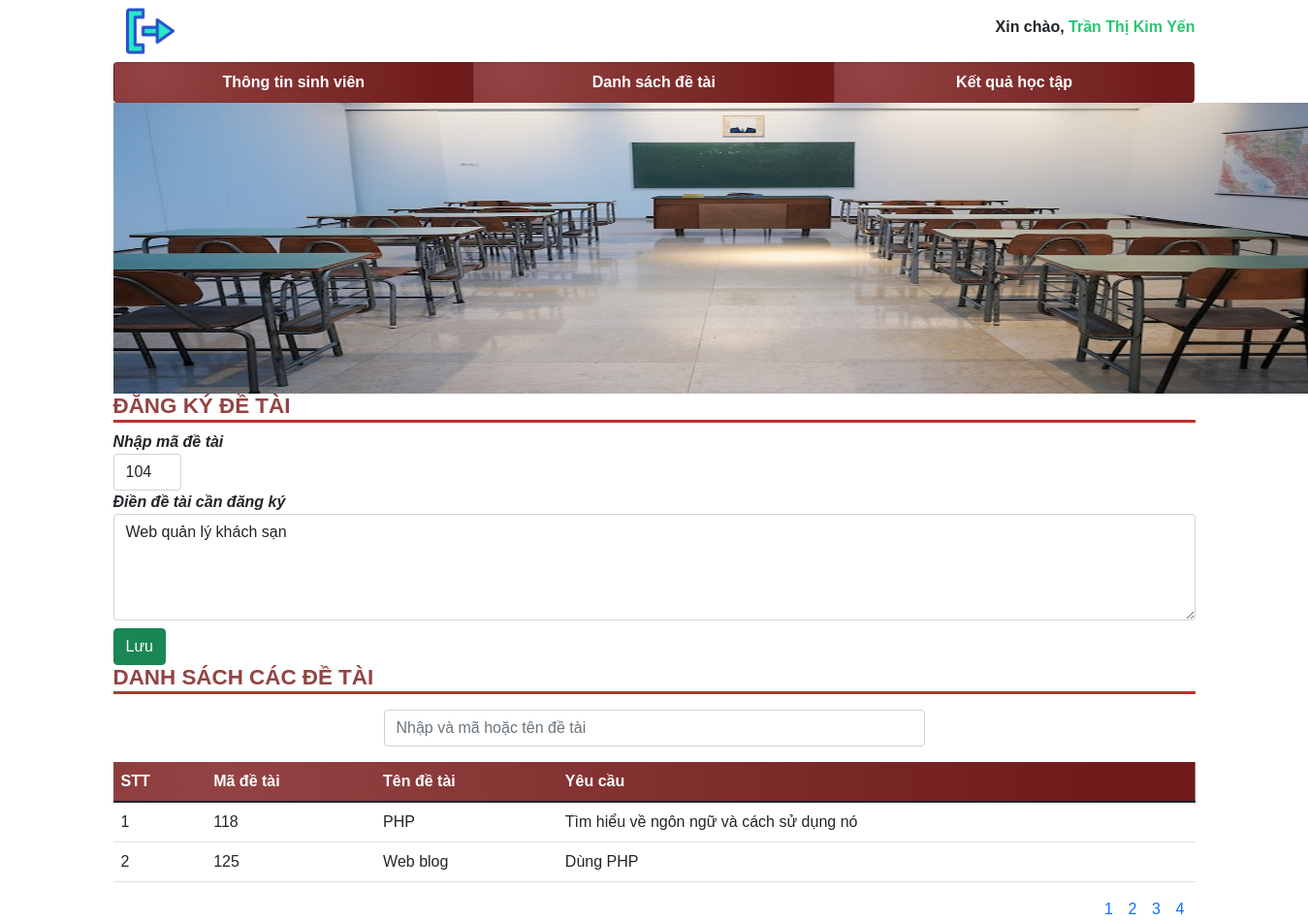
The page /luanvan/sinhvien/detai.php?trang=4 (signed in) on the database its author committed.
### tables this page shows
CREATE TABLE `sinhvien` (
  `id` int(10) NOT NULL,
  `mssv` varchar(10) NOT NULL,
  `matkhau` varchar(50) NOT NULL,
  `hoten` varchar(50) NOT NULL,
  `ngaysinh` date NOT NULL,
  `quequan` varchar(50) NOT NULL,
  `gioitinh` varchar(7) NOT NULL,
  `sodienthoai` varchar(12) NOT NULL,
  `email` varchar(50) NOT NULL,
  `nganh` varchar(20) NOT NULL,
  `kiemtra` int(2) NOT NULL,
  `id_lop` int(10) NOT NULL
);

CREATE TABLE `dangkydetai` (
  `id` int(10) NOT NULL,
  `idsv` int(10) NOT NULL,
  `iddetai` int(10) NOT NULL,
  `trangthai` int(2) NOT NULL,
  `phanhoi` varchar(50) NOT NULL
);

CREATE TABLE `detai` (
  `id` int(10) NOT NULL,
  `madetai` varchar(50) NOT NULL,
  `tendetai` varchar(50) NOT NULL,
  `noidung` varchar(50) NOT NULL
);

### luanvan/sinhvien/detai.php (the view, shortened to what this page needs)
<?php
    require_once 'include/header.php';
?>
        <section class="detai">
            <h4>ĐĂNG KÝ ĐỀ TÀI</h4>
            <div>
                <form action="">
                    <?php
                        $sql = "SELECT * FROM `dangkydetai`,detai,sinhvien where detai.id = dangkydetai.iddetai and sinhvien.id = dangkydetai.idsv and sinhvien.id=$idsv";
                        $res = mysqli_query($conn,$sql);
                        $rows = mysqli_fetch_assoc($res);
                    ?>
                    <label for="dangkydetai" style="font-weight:bold"><i>Nhập mã đề tài</i></label>
                    <input value="<?php  if(isset($rows['madetai']) ){echo $rows['madetai'];} ?>" type="text" <?php if(isset($rows['kiemtra']) && $rows['kiemtra'] == 1){echo "disabled";} ?> class="form-control" id="madetai" style="width:70px">
                    <label for="dangkydetai" style="font-weight:bold"><i>Điền đề tài cần đăng ký</i></label>
                    <textarea <?php if(isset($rows['kiemtra']) && $rows['kiemtra'] == 1){echo "disabled";} ?> class="form-control" id="tendetai" placeholder="Ghi rõ mã và tên đề tài"  rows="4"><?php  if(isset($rows['tendetai']) ){echo $rows['tendetai'];} ?></textarea>
                    <button <?php if(isset($rows['kiemtra']) && $rows['kiemtra'] == 1){echo "disabled";} ?>  class="btn btn-success mt-2" id="luudetai">Lưu</button>
                </form>
            </div>
            <h4>DANH SÁCH CÁC ĐỀ TÀI</h4>
            <div class="mt-3 mb-3">
                <input type="text" id="tim_kiem_de_tai" class="form-control" style="width:50%;margin:0 auto" placeholder="Nhập và mã hoặc tên đề tài">
            </div>
            <table class="table">
                <thead >
                    <th>STT</th>
                    <th>Mã đề tài</th>
                    <th>Tên đề tài</th>
                    <th>Yêu cầu</th>
                </thead>
                <tbody id="detai">
                    <?php
                        $trang = 1;
                        if(isset($_GET['trang'])){
                            $trang = $_GET['trang'];
                        }
                        $from = ($trang-1)*$sotin1trang;
                        $sql = "SELECT * FROM detai order by madetai asc limit $from,$sotin1trang";
                        $res = mysqli_query($conn,$sql);
                        if($res == true){
                            $i=0;
                            while($rows = mysqli_fetch_assoc($res)){
                                $i++;
                    ?>
                    <tr>
                        <td><?php echo $i; ?></td>
                        <td><?php echo $rows['madetai']; ?></td>
                        <td><?php echo $rows['tendetai']; ?></td>
                        <td><?php echo $rows['noidung']; ?></td>
                    </tr>
                    <?php
                            }
                        }
                    ?>
                </tbody>
            </table>
            <div id="phantrang" style="text-align:right">
                <?php
                    $sql = "SELECT * FROM detai order by madetai asc";
                    $res = mysqli_query($conn,$sql);
                    $tongsotin = mysqli_num_rows($res);
                    $sotrang = ceil($tongsotin/$sotin1trang);
                    for($i=1;$i<=$sotrang;$i++){
                ?>
                <a href="detai.php?trang=<?php echo $i; ?>" style="margin-right:1%"><?php echo $i; ?></a>
                <?php
                    }
                ?>
            </div>
        </section>
    </div>
</body>
</html>

### luanvan/sinhvien/include/header.php (shortened to what this page needs)
<?php
    require_once '../config/config.php';
    $idsv = $_SESSION['idsv'];
    $sotin1trang = 6;
?>
<!DOCTYPE html>
<html lang="en">
<head>
    <link href="https://cdn.jsdelivr.net/npm/bootstrap@5.1.3/dist/css/bootstrap.min.css" rel="stylesheet">
    <link rel="stylesheet" href="/luanvan/css/sinhvien.css">
</head>
<body>
    <div class="container">
        <section class="header">
            <p><a class="btn " href="../dangxuat.php">
                <img src="/luanvan/images/2.png" alt="" width="50px">
            </a></p>
            <p class="ten pt-3">
                 Xin chào,
                 <span style="color:radial-gradient(circle farthest-corner at center, rgba(0, 159, 255, 1) 10%, rgba(0, 133, 226, 1) 20%, rgba(0, 108, 198, 1) 30%, rgba(0, 84, 170, 1) 40%, rgba(0, 62, 143, 1) 50%, rgba(0, 41, 117, 1) 60%, rgba(0, 21, 91, 1) 70%, rgba(0, 7, 67, 1) 80%, rgba(0, 3, 44, 1) 90%, rgba(0, 1, 22, 1) 100%)">
                 <?php $sql = "SELECT * FROM sinhvien where id = '$idsv'";
                    $res = mysqli_query($conn,$sql);
                    if($res == true){
                        while($rows = mysqli_fetch_assoc($res)){
                            echo $rows['hoten'];
                        }} ?>
                 </span>
            </p>
            <ul class="list-group list-group-horizontal">
                <li class="list-group-item list-group-item-action list-group-item-light text-center"><a href="/luanvan/sinhvien/index.php">Thông tin sinh viên</a></li>
                <li class="list-group-item list-group-item-action list-group-item-light text-center"><a href="/luanvan/sinhvien/detai.php">Danh sách đề tài</a></li>
                <li  class="list-group-item list-group-item-action list-group-item-light text-center"><a  href="/luanvan/sinhvien/ketqua.php">Kết quả học tập</a></li>
            </ul>
            <div style="text-align:center;">
                <img src="/luanvan/images/photo-1580582932707-520aed937b7b.jfif" alt="logo" width="1296.52px" height="300px">
            </div>
        </section>

### luanvan/css/sinhvien.css (style rules this page uses)
* { font-family: Arial, Helvetica, sans-serif; }
.container { background-color:white; }
body { background-image: url('/luanvan/images/27622.png'); background-size: cover; }
a { text-decoration:none; }
h4 { color: rgba(147,67,67,1); font-weight:bold; font-size:1.4rem; border-bottom:3px inset rgba(111,27,27,1); }
.header ul li { background-image:radial-gradient( circle farthest-corner at 10% 20%, rgba(147,67,67,1) 0%, rgba(111,27,27,1) 90% ); font-weight:bold; }
.header ul li a { color: #fff !important; cursor:pointer; }
.header p { display: inline; }
.header .ten { float:right;font-weight:bold; }
.header .ten span { color: #28C76F; cursor: pointer; }
thead { background-image:radial-gradient( circle farthest-corner at 10% 20%, rgba(147,67,67,1) 0%, rgba(111,27,27,1) 90% ); color: #fff; }

### rows shown on the page
sinhvien: hoten "Trần Thị Kim Yến", kiemtra.tendetai "Web quản lý khách sạn"
dangkydetai: iddetai.madetai "104"
detai: madetai "118", tendetai "PHP", noidung "Tìm hiểu về ngôn ngữ và cách sử dụng nó"
detai: madetai "125", tendetai "Web blog", noidung "Dùng PHP"
